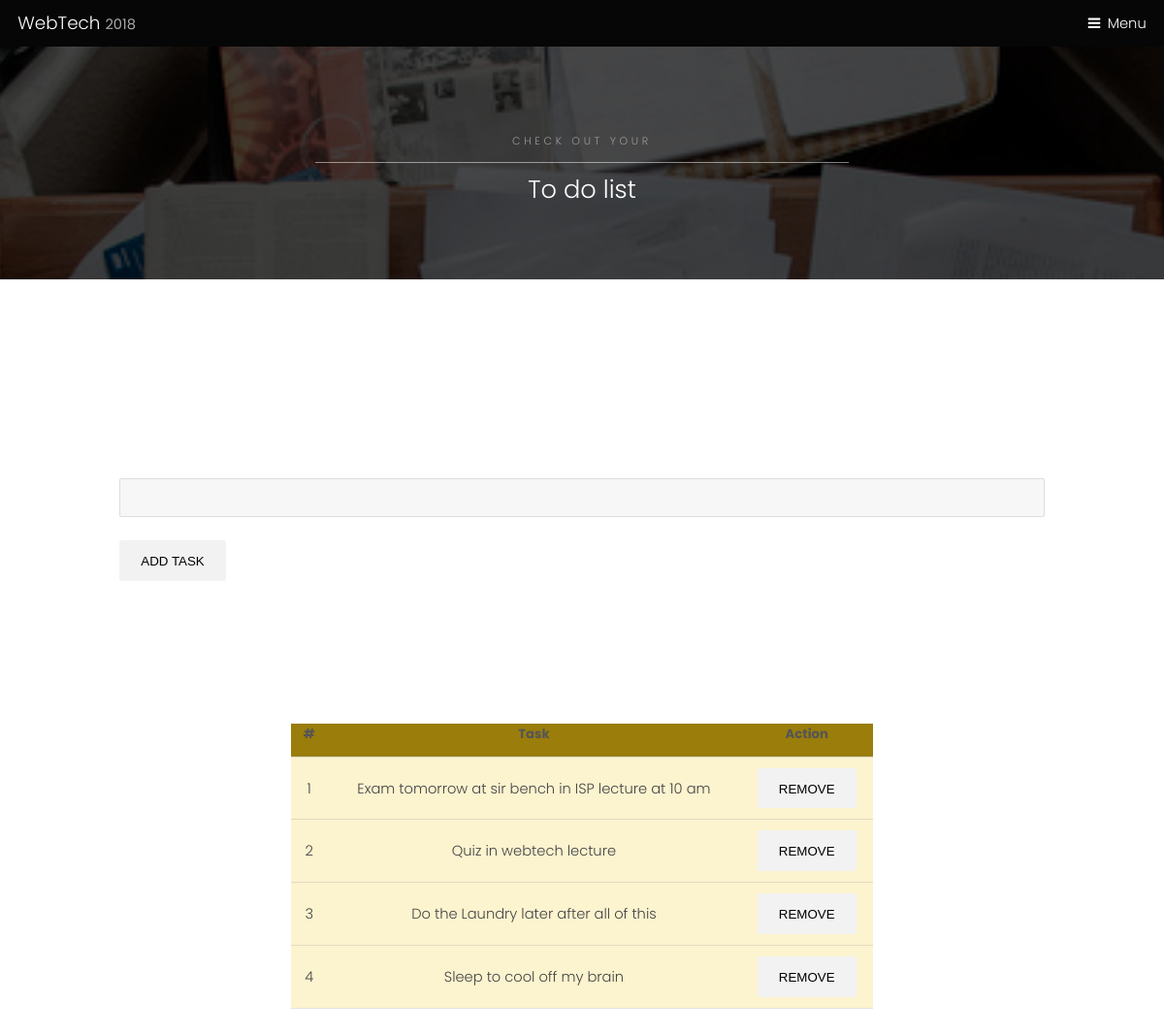
The app's page /todolist.php with its own data.
### tables this page shows
CREATE TABLE IF NOT EXISTS `taskform` (
  `task_id` int(10) NOT NULL AUTO_INCREMENT,
  `task` varchar(255) NOT NULL,
  PRIMARY KEY (`task_id`)
);

### todolist.php (the view, shortened to what this page needs)
<!DOCTYPE HTML>
<html>
  <head>
    <link rel="stylesheet" href="assets/css/main.css" />
  <body class="subpage">
      <header id="header">
        <div class="logo"><a href="home.php">WebTech <span>2018</span></a></div>
        <a href="#menu">Menu</a>
      </header>
      <section id="One" class="wrapper style3">
        <div class="inner">
          <header class="align-center">
            <p>Check out your</p>
            <h2>To do list</h2>
          </header>
        </div>
      </section>
      <section id="two" class="wrapper style4">
        <div class="inner">
            <div class="container">
              <html>
              <form method="post" action="todolist.php" autocomplete="off">
                  <section id="One" class="wrapper style5">
                <input type="text" name="task" row="5" class="form-group"><br>
                <button type="submit" class="btn btn-primary" name="submit">Add Task</button>
              </section>
              </form>
            </div>
        </div>
      </section>
      <div class="container-fluid">
        <table class="align-center">
              <thead>
                <tr>
                  <th scope="col" class="align-center">#</th>
                  <th scope="col" class="align-center">Task</th>
                  <th scope="col" class="align-center">Action</th>
                </tr>
              </thead>
        <?php
        $con = mysqli_connect('localhost', 'root', '', 'finals');
        $sql = "SELECT * FROM taskform";
        $result = mysqli_query($con,$sql);
        $resultCheck = mysqli_num_rows($result);
        if ($resultCheck > 0) {
       $i = 1; while ($row = mysqli_fetch_assoc($result)) {
           extract($row);
           ?>
                <tr>
                  <td><?php echo $i ?></td>
                  <td><?php echo $row['task']; ?></td>
                  <td><a href="todolist.php?del=<?php echo $row['task_id'] ?>"><button type="button"> Remove
                  </button></a></td>
                </tr>
       <?php
        $i++;
         }
       }
         ?>
      </table>
      </div>
  </body>
</html>

### records on screen
taskform: task "Exam tomorrow at sir bench in ISP lecture at 10 am"
taskform: task "Quiz in webtech lecture"
taskform: task "Do the Laundry later after all of this"
taskform: task "Sleep to cool off my brain"
